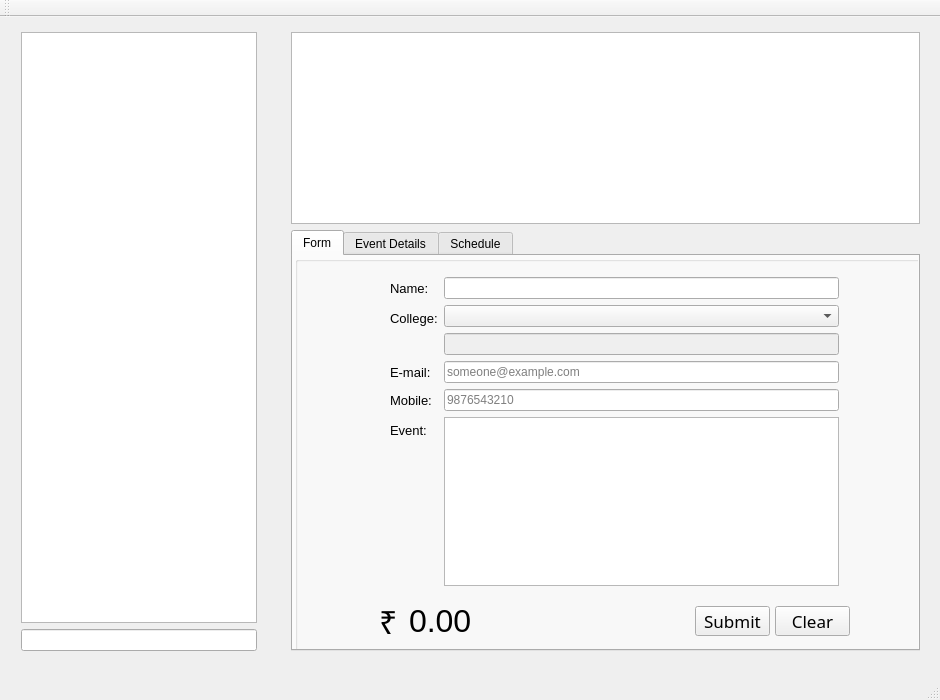
<?xml version="1.0" encoding="UTF-8"?>
<ui version="4.0">
 <class>MainWindow</class>
 <widget class="QMainWindow" name="MainWindow">
  <property name="geometry">
   <rect>
    <x>0</x>
    <y>0</y>
    <width>940</width>
    <height>700</height>
   </rect>
  </property>
  <property name="sizePolicy">
   <sizepolicy hsizetype="Preferred" vsizetype="Preferred">
    <horstretch>0</horstretch>
    <verstretch>0</verstretch>
   </sizepolicy>
  </property>
  <property name="minimumSize">
   <size>
    <width>940</width>
    <height>700</height>
   </size>
  </property>
  <property name="maximumSize">
   <size>
    <width>940</width>
    <height>700</height>
   </size>
  </property>
  <property name="windowTitle">
   <string>RegistrationDesk</string>
  </property>
  <widget class="QWidget" name="centralWidget">
   <widget class="QWidget" name="">
    <property name="geometry">
     <rect>
      <x>10</x>
      <y>4</y>
      <width>258</width>
      <height>641</height>
     </rect>
    </property>
    <layout class="QVBoxLayout" name="verticalLayout">
     <item>
      <widget class="QTextBrowser" name="messageBoard"/>
     </item>
     <item>
      <widget class="QLineEdit" name="broadcastMessage"/>
     </item>
    </layout>
   </widget>
   <widget class="QWidget" name="">
    <property name="geometry">
     <rect>
      <x>280</x>
      <y>4</y>
      <width>651</width>
      <height>641</height>
     </rect>
    </property>
    <layout class="QVBoxLayout" name="verticalLayout_2" stretch="0,1">
     <property name="spacing">
      <number>6</number>
     </property>
     <item>
      <widget class="QListView" name="log"/>
     </item>
     <item>
      <widget class="QTabWidget" name="tabWidget">
       <property name="currentIndex">
        <number>0</number>
       </property>
       <property name="movable">
        <bool>true</bool>
       </property>
       <widget class="QWidget" name="Form">
        <attribute name="title">
         <string>Form</string>
        </attribute>
        <widget class="QGroupBox" name="groupBox">
         <property name="geometry">
          <rect>
           <x>2</x>
           <y>0</y>
           <width>640</width>
           <height>410</height>
          </rect>
         </property>
         <property name="title">
          <string/>
         </property>
         <widget class="QLabel" name="label_12">
          <property name="geometry">
           <rect>
            <x>114</x>
            <y>350</y>
            <width>110</width>
            <height>30</height>
           </rect>
          </property>
          <property name="font">
           <font>
            <pointsize>24</pointsize>
           </font>
          </property>
          <property name="text">
           <string>0.00</string>
          </property>
         </widget>
         <widget class="QLabel" name="label">
          <property name="geometry">
           <rect>
            <x>84</x>
            <y>350</y>
            <width>30</width>
            <height>30</height>
           </rect>
          </property>
          <property name="font">
           <font>
            <pointsize>24</pointsize>
           </font>
          </property>
          <property name="text">
           <string>₹</string>
          </property>
         </widget>
         <widget class="QWidget" name="layoutWidget">
          <property name="geometry">
           <rect>
            <x>84</x>
            <y>10</y>
            <width>471</width>
            <height>331</height>
           </rect>
          </property>
          <layout class="QFormLayout" name="formLayout">
           <item row="0" column="0">
            <widget class="QLabel" name="label_1">
             <property name="font">
              <font>
               <pointsize>10</pointsize>
              </font>
             </property>
             <property name="text">
              <string>Name:</string>
             </property>
            </widget>
           </item>
           <item row="0" column="1">
            <widget class="QLineEdit" name="nameEdit"/>
           </item>
           <item row="1" column="0">
            <widget class="QLabel" name="label_3">
             <property name="font">
              <font>
               <pointsize>10</pointsize>
              </font>
             </property>
             <property name="text">
              <string>College:</string>
             </property>
            </widget>
           </item>
           <item row="1" column="1">
            <layout class="QVBoxLayout" name="verticalLayout_3">
             <item>
              <widget class="QComboBox" name="collegeCombo"/>
             </item>
             <item>
              <widget class="QLineEdit" name="collegeEdit">
               <property name="enabled">
                <bool>false</bool>
               </property>
              </widget>
             </item>
            </layout>
           </item>
           <item row="2" column="0">
            <widget class="QLabel" name="label_2">
             <property name="font">
              <font>
               <pointsize>10</pointsize>
              </font>
             </property>
             <property name="text">
              <string>E-mail:</string>
             </property>
            </widget>
           </item>
           <item row="2" column="1">
            <widget class="QLineEdit" name="emailEdit">
             <property name="inputMask">
              <string/>
             </property>
             <property name="maxLength">
              <number>32</number>
             </property>
             <property name="placeholderText">
              <string>someone@example.com</string>
             </property>
            </widget>
           </item>
           <item row="3" column="0">
            <widget class="QLabel" name="label_5">
             <property name="font">
              <font>
               <pointsize>10</pointsize>
              </font>
             </property>
             <property name="text">
              <string>Mobile:</string>
             </property>
            </widget>
           </item>
           <item row="3" column="1">
            <widget class="QLineEdit" name="phoneEdit">
             <property name="inputMask">
              <string/>
             </property>
             <property name="maxLength">
              <number>10</number>
             </property>
             <property name="alignment">
              <set>Qt::AlignLeading|Qt::AlignLeft|Qt::AlignVCenter</set>
             </property>
             <property name="placeholderText">
              <string>9876543210</string>
             </property>
            </widget>
           </item>
           <item row="4" column="0">
            <widget class="QLabel" name="label_6">
             <property name="font">
              <font>
               <pointsize>10</pointsize>
              </font>
             </property>
             <property name="text">
              <string>Event:</string>
             </property>
            </widget>
           </item>
           <item row="4" column="1">
            <widget class="QListWidget" name="eventList">
             <property name="editTriggers">
              <set>QAbstractItemView::NoEditTriggers</set>
             </property>
             <property name="selectionMode">
              <enum>QAbstractItemView::NoSelection</enum>
             </property>
             <property name="resizeMode">
              <enum>QListView::Adjust</enum>
             </property>
             <property name="batchSize">
              <number>150</number>
             </property>
             <property name="selectionRectVisible">
              <bool>false</bool>
             </property>
            </widget>
           </item>
          </layout>
         </widget>
         <widget class="QPushButton" name="pushButton_2">
          <property name="geometry">
           <rect>
            <x>480</x>
            <y>350</y>
            <width>75</width>
            <height>30</height>
           </rect>
          </property>
          <property name="font">
           <font>
            <family>Ubuntu Mono</family>
            <pointsize>13</pointsize>
            <weight>50</weight>
            <bold>false</bold>
           </font>
          </property>
          <property name="text">
           <string>Clear</string>
          </property>
         </widget>
         <widget class="QPushButton" name="pushButton">
          <property name="geometry">
           <rect>
            <x>400</x>
            <y>350</y>
            <width>75</width>
            <height>30</height>
           </rect>
          </property>
          <property name="font">
           <font>
            <family>Ubuntu Mono</family>
            <pointsize>13</pointsize>
            <weight>50</weight>
            <bold>false</bold>
           </font>
          </property>
          <property name="text">
           <string>Submit</string>
          </property>
         </widget>
        </widget>
       </widget>
       <widget class="QWidget" name="EventDetails">
        <attribute name="title">
         <string>Event Details</string>
        </attribute>
        <widget class="QComboBox" name="eventCombo">
         <property name="geometry">
          <rect>
           <x>230</x>
           <y>80</y>
           <width>170</width>
           <height>22</height>
          </rect>
         </property>
        </widget>
        <widget class="QLabel" name="label_4">
         <property name="geometry">
          <rect>
           <x>150</x>
           <y>80</y>
           <width>80</width>
           <height>22</height>
          </rect>
         </property>
         <property name="font">
          <font>
           <pointsize>10</pointsize>
          </font>
         </property>
         <property name="text">
          <string>Event Name:</string>
         </property>
        </widget>
        <widget class="QLabel" name="label_7">
         <property name="geometry">
          <rect>
           <x>150</x>
           <y>110</y>
           <width>80</width>
           <height>22</height>
          </rect>
         </property>
         <property name="font">
          <font>
           <pointsize>10</pointsize>
          </font>
         </property>
         <property name="text">
          <string>Coordinator:</string>
         </property>
        </widget>
        <widget class="QLabel" name="label_8">
         <property name="geometry">
          <rect>
           <x>157</x>
           <y>162</y>
           <width>80</width>
           <height>22</height>
          </rect>
         </property>
         <property name="font">
          <font>
           <pointsize>10</pointsize>
          </font>
         </property>
         <property name="text">
          <string>Volunteers:</string>
         </property>
        </widget>
        <widget class="QLabel" name="label_9">
         <property name="geometry">
          <rect>
           <x>170</x>
           <y>268</y>
           <width>80</width>
           <height>22</height>
          </rect>
         </property>
         <property name="font">
          <font>
           <pointsize>10</pointsize>
          </font>
         </property>
         <property name="text">
          <string>Location:</string>
         </property>
        </widget>
        <widget class="QLabel" name="label_10">
         <property name="geometry">
          <rect>
           <x>174</x>
           <y>215</y>
           <width>80</width>
           <height>22</height>
          </rect>
         </property>
         <property name="font">
          <font>
           <pointsize>10</pointsize>
          </font>
         </property>
         <property name="text">
          <string>Contact:</string>
         </property>
        </widget>
        <widget class="QLabel" name="label_11">
         <property name="geometry">
          <rect>
           <x>188</x>
           <y>320</y>
           <width>80</width>
           <height>22</height>
          </rect>
         </property>
         <property name="font">
          <font>
           <pointsize>10</pointsize>
          </font>
         </property>
         <property name="text">
          <string>Time:</string>
         </property>
        </widget>
        <widget class="QLineEdit" name="lineEdit">
         <property name="geometry">
          <rect>
           <x>230</x>
           <y>110</y>
           <width>200</width>
           <height>22</height>
          </rect>
         </property>
         <property name="readOnly">
          <bool>true</bool>
         </property>
        </widget>
        <widget class="QListWidget" name="listWidget">
         <property name="geometry">
          <rect>
           <x>230</x>
           <y>140</y>
           <width>200</width>
           <height>66</height>
          </rect>
         </property>
        </widget>
        <widget class="QListWidget" name="listWidget_2">
         <property name="geometry">
          <rect>
           <x>230</x>
           <y>246</y>
           <width>200</width>
           <height>66</height>
          </rect>
         </property>
        </widget>
        <widget class="QLineEdit" name="lineEdit_2">
         <property name="geometry">
          <rect>
           <x>230</x>
           <y>215</y>
           <width>200</width>
           <height>22</height>
          </rect>
         </property>
         <property name="readOnly">
          <bool>true</bool>
         </property>
        </widget>
        <widget class="QLineEdit" name="lineEdit_3">
         <property name="geometry">
          <rect>
           <x>230</x>
           <y>320</y>
           <width>200</width>
           <height>22</height>
          </rect>
         </property>
         <property name="readOnly">
          <bool>true</bool>
         </property>
        </widget>
        <widget class="QPushButton" name="pushButton_3">
         <property name="geometry">
          <rect>
           <x>401</x>
           <y>79</y>
           <width>30</width>
           <height>24</height>
          </rect>
         </property>
         <property name="text">
          <string>Go</string>
         </property>
        </widget>
       </widget>
       <widget class="QWidget" name="Schedule">
        <attribute name="title">
         <string>Schedule</string>
        </attribute>
       </widget>
      </widget>
     </item>
    </layout>
   </widget>
  </widget>
  <widget class="QMenuBar" name="menuBar">
   <property name="geometry">
    <rect>
     <x>0</x>
     <y>0</y>
     <width>940</width>
     <height>21</height>
    </rect>
   </property>
  </widget>
  <widget class="QToolBar" name="mainToolBar">
   <attribute name="toolBarArea">
    <enum>TopToolBarArea</enum>
   </attribute>
   <attribute name="toolBarBreak">
    <bool>false</bool>
   </attribute>
  </widget>
  <widget class="QStatusBar" name="statusBar"/>
 </widget>
 <layoutdefault spacing="6" margin="11"/>
 <tabstops>
  <tabstop>eventCombo</tabstop>
  <tabstop>pushButton_3</tabstop>
  <tabstop>lineEdit</tabstop>
  <tabstop>listWidget</tabstop>
  <tabstop>lineEdit_2</tabstop>
  <tabstop>listWidget_2</tabstop>
  <tabstop>lineEdit_3</tabstop>
  <tabstop>tabWidget</tabstop>
  <tabstop>log</tabstop>
  <tabstop>messageBoard</tabstop>
  <tabstop>broadcastMessage</tabstop>
 </tabstops>
 <resources/>
 <connections>
  <connection>
   <sender>broadcastMessage</sender>
   <signal>returnPressed()</signal>
   <receiver>MainWindow</receiver>
   <slot>broadcastMessage()</slot>
   <hints>
    <hint type="sourcelabel">
     <x>98</x>
     <y>676</y>
    </hint>
    <hint type="destinationlabel">
     <x>196</x>
     <y>457</y>
    </hint>
   </hints>
  </connection>
 </connections>
 <slots>
  <slot>broadcastMessage()</slot>
  <slot>otherCheck(QString)</slot>
  <slot>clearFields()</slot>
 </slots>
</ui>
